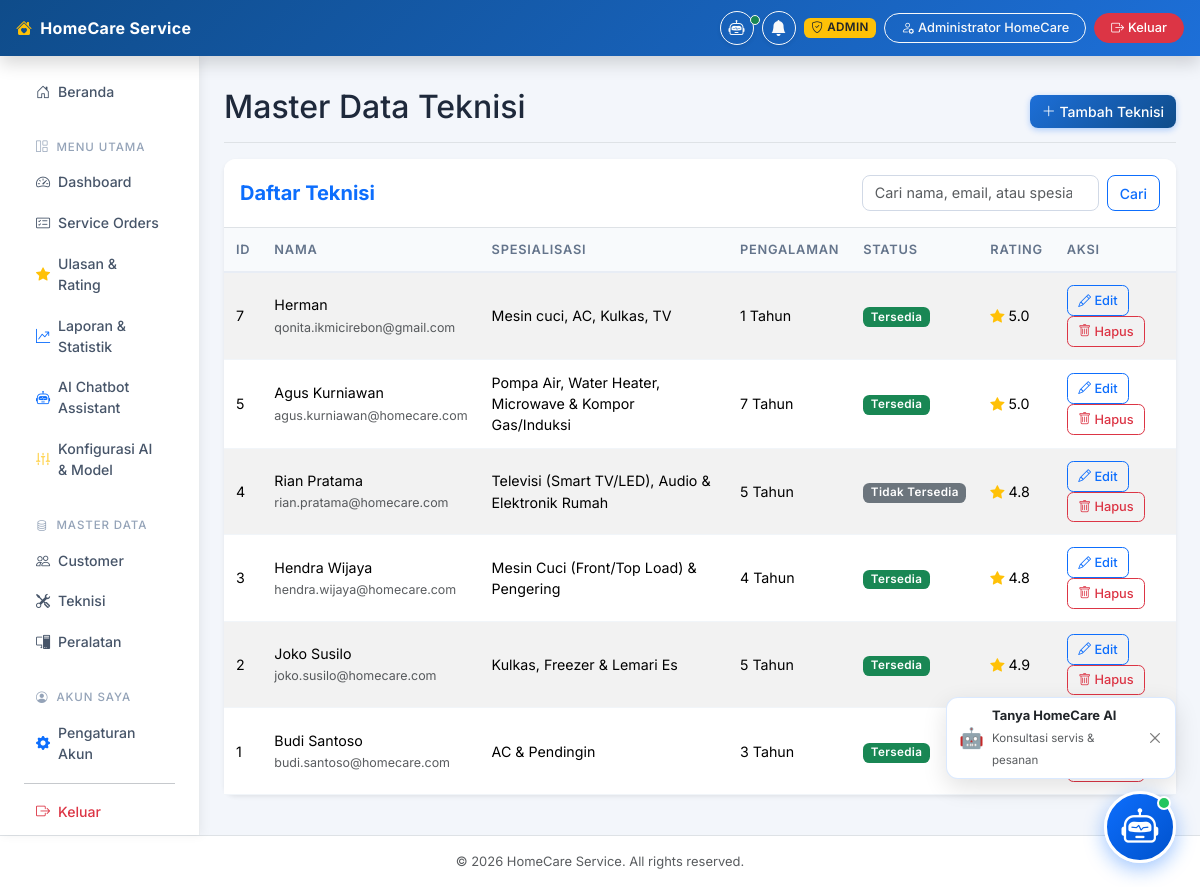
The page /admin/technician (signed in) on the database its author committed.
### tables this page shows
CREATE TABLE `technicians` (
  `id` int(11) NOT NULL AUTO_INCREMENT,
  `user_id` int(11) NOT NULL,
  `specialization` varchar(255) DEFAULT NULL,
  `experience` int(11) DEFAULT NULL COMMENT 'Pengalaman dalam tahun',
  `availability` tinyint(1) DEFAULT 1,
  `rating` decimal(3,2) DEFAULT 0.00,
  `created_at` timestamp NOT NULL DEFAULT current_timestamp(),
  `updated_at` timestamp NOT NULL DEFAULT current_timestamp() ON UPDATE current_timestamp(),
  PRIMARY KEY (`id`),
  UNIQUE KEY `user_id` (`user_id`),
  CONSTRAINT `technicians_ibfk_1` FOREIGN KEY (`user_id`) REFERENCES `users` (`id`) ON DELETE CASCADE
);

CREATE TABLE `users` (
  `id` int(11) NOT NULL AUTO_INCREMENT,
  `name` varchar(100) NOT NULL,
  `email` varchar(100) NOT NULL,
  `password` varchar(255) NOT NULL,
  `role` enum('ADMIN','CUSTOMER','TEKNISI') NOT NULL,
  `phone` varchar(20) DEFAULT NULL,
  `address` text DEFAULT NULL,
  `created_at` timestamp NOT NULL DEFAULT current_timestamp(),
  `updated_at` timestamp NOT NULL DEFAULT current_timestamp() ON UPDATE current_timestamp(),
  PRIMARY KEY (`id`),
  UNIQUE KEY `email` (`email`),
  KEY `idx_role` (`role`)
);

### app/Core/Controller.php (called while the page is built, shortened)
<?php
class Controller {
    public function view($view, $data = [], $layout = "main") {
        extract($data);
        require_once "../app/Views/layouts/" . $layout . ".php";
    }
    public function model($model) {
        return new $model();
    }
}

### app/Controllers/AdminTechnicianController.php (called while the page is built, shortened)
<?php
class AdminTechnicianController extends Controller {
    public function index() {
        $techModel = $this->model('Technician');
        $search = $_GET['search'] ?? '';
        $page = isset($_GET['page']) ? (int)$_GET['page'] : 1;
        $limit = 10;
        $offset = ($page - 1) * $limit;
        $total = $techModel->getTotal($search);
        $technicians = $techModel->getAll($search, $limit, $offset);
        $data = [
            'title' => 'Master Teknisi - Admin',
            'technicians' => $technicians,
            'search' => $search,
            'page' => $page,
            'total_pages' => ceil($total / $limit)
        ];
        $this->view('admin/technician/index', $data);
    }
}

### public/index.php (called while the page is built, shortened)
<?php
require_once "../app/Config/Database.php";
require_once "../app/Core/Controller.php";
$router = require_once "../routes/web.php";
$url = isset($_GET["url"]) ? "/" . rtrim($_GET["url"], "/") : "/";
$router->dispatch($url);

### app/Config/Database.php (called while the page is built, shortened)
<?php
class Database {
    private $host = DB_HOST;
    private $user = DB_USER;
    private $pass = DB_PASS;
    private $dbname = DB_NAME;
    private $dbh;
    private $error;
    public function __construct() {
        $dsn = "mysql:host=" . $this->host . ";dbname=" . $this->dbname . ";charset=utf8mb4";
        $options = array(
            PDO::ATTR_ERRMODE => PDO::ERRMODE_EXCEPTION,
            PDO::ATTR_DEFAULT_FETCH_MODE => PDO::FETCH_ASSOC,
            PDO::ATTR_TIMEOUT => 5
        );
        try {
            $this->dbh = new PDO($dsn, $this->user, $this->pass, $options);
        } catch(PDOException $e) {
            if ($e->getCode() == 1049 || strpos($e->getMessage(), 'Unknown database') !== false) {
                try {
                    $pdoInit = new PDO("mysql:host=" . $this->host . ";charset=utf8mb4", $this->user, $this->pass, $options);
                    $pdoInit->exec("CREATE DATABASE IF NOT EXISTS `" . $this->dbname . "` CHARACTER SET utf8mb4 COLLATE utf8mb4_unicode_ci");
                    $pdoInit->exec("USE `" . $this->dbname . "`");
                    $schemaFile = __DIR__ . '/../../database/schema.sql';
                    if (file_exists($schemaFile)) {
                        $sql = file_get_contents($schemaFile);
                        $pdoInit->exec($sql);
                    }
                    $this->dbh = new PDO($dsn, $this->user, $this->pass, $options);
                    self::$sharedPdo = $this->dbh;
                    return;
                } catch (PDOException $ex) {
                    $this->error = $ex->getMessage();
                }
            } else {
                $this->error = $e->getMessage();
            }
            if (!$this->dbh) {
                throw new Exception("Koneksi Database Gagal: " . $this->error . ". Pastikan MySQL pada XAMPP sudah aktif dan database/migrate.php sudah dijalankan.");
            }
        }
    }
    public function getConnection() {
        return $this->dbh;
    }
}

### app/Core/Model.php (called while the page is built)
<?php
class Model {
    protected $db;
    public function __construct() {
        $this->db = new Database();
    }
    protected function getPDO() {
        return $this->db->getConnection();
    }
}

### app/Models/Technician.php (called while the page is built, shortened)
<?php
require_once '../app/Core/Model.php';
class Technician extends Model {
    public function getAll($search = '', $limit = 10, $offset = 0) {
        $sql = "SELECT t.*, u.name, u.email, u.phone
                FROM technicians t
                JOIN users u ON t.user_id = u.id";
        $sql .= " ORDER BY t.id DESC LIMIT :limit OFFSET :offset";
        $stmt = $this->getPDO()->prepare($sql);
        $stmt->bindValue(':limit', (int)$limit, PDO::PARAM_INT);
        $stmt->bindValue(':offset', (int)$offset, PDO::PARAM_INT);
        $stmt->execute();
        return $stmt->fetchAll(PDO::FETCH_ASSOC);
    }
}

### app/Views/admin/technician/index.php (the view, shortened to what this page needs)
<div class="d-flex justify-content-between flex-wrap flex-md-nowrap align-items-center pt-3 pb-2 mb-3 border-bottom">
    <h1 class="h2">Master Data Teknisi</h1>
    <a href="<?= BASE_URL ?>/admin/technician/create" class="btn btn-primary"><i class="bi bi-plus-lg"></i> Tambah Teknisi</a>
</div>
<div class="card shadow-sm border-0 mb-4">
    <div class="card-header bg-white border-bottom pt-3 pb-3 d-flex justify-content-between align-items-center">
        <h5 class="mb-0 text-primary fw-bold">Daftar Teknisi</h5>
        <form class="d-flex" method="GET" action="<?= BASE_URL ?>/admin/technician">
            <input class="form-control me-2" type="search" name="search" placeholder="Cari nama, email, atau spesialisasi..." value="<?= htmlspecialchars($search) ?>">
            <button class="btn btn-outline-primary" type="submit">Cari</button>
        </form>
    </div>
    <div class="card-body p-0">
        <div class="table-responsive">
            <table class="table table-hover table-striped mb-0">
                <thead class="table-light">
                    <tr>
                        <th>ID</th>
                        <th>Nama</th>
                        <th>Spesialisasi</th>
                        <th>Pengalaman</th>
                        <th>Status</th>
                        <th>Rating</th>
                        <th>Aksi</th>
                    </tr>
                </thead>
                <tbody>
                    <?php if(!empty($technicians)): ?>
                        <?php foreach($technicians as $t): ?>
                            <tr>
                                <td><?= htmlspecialchars($t['id']) ?></td>
                                <td>
                                    <?= htmlspecialchars($t['name']) ?><br>
                                    <small class="text-muted"><?= htmlspecialchars($t['email']) ?></small>
                                </td>
                                <td><?= htmlspecialchars($t['specialization'] ?? '-') ?></td>
                                <td><?= htmlspecialchars($t['experience'] ?? 0) ?> Tahun</td>
                                <td>
                                    <?php if($t['availability']): ?>
                                        <span class="badge bg-success">Tersedia</span>
                                    <?php else: ?>
                                        <span class="badge bg-secondary">Tidak Tersedia</span>
                                    <?php endif; ?>
                                </td>
                                <td><i class="bi bi-star-fill text-warning"></i> <?= number_format($t['rating'] ?? 0, 1) ?></td>
                                <td>
                                    <a href="<?= BASE_URL ?>/admin/technician/edit?id=<?= $t['id'] ?>" class="btn btn-sm btn-outline-primary"><i class="bi bi-pencil"></i> Edit</a>
                                    <form action="<?= BASE_URL ?>/admin/technician/delete" method="POST" class="d-inline" onsubmit="return confirm('Apakah Anda yakin ingin menghapus teknisi ini? Semua data terkait (termasuk user) akan terhapus.');">
                                        <button type="submit" class="btn btn-sm btn-outline-danger"><i class="bi bi-trash"></i> Hapus</button>
                                    </form>
                                </td>
                            </tr>
                        <?php endforeach; ?>
                    <?php else: ?>
                        <tr>
                            <td colspan="7" class="text-center py-4 text-muted">Data teknisi tidak ditemukan.</td>
                        </tr>
                    <?php endif; ?>
                </tbody>
            </table>
        </div>
    </div>
</div>

### public/css/style.css (style rules this page uses)
body { font-family: "Inter", "Segoe UI", Tahoma, Geneva, Verdana, sans-serif; background-color: #f3f6fb; color: #1e293b; font-size: 0.925rem; }
.card { border-radius: 0.75rem; border: 1px solid #e8edf5; transition: box-shadow 0.2s ease, transform 0.2s ease; }
.card-header { border-radius: 0.75rem 0.75rem 0 0 !important; border-bottom: 1px solid #e8edf5; }
.table th { font-size: 0.8rem; font-weight: 600; text-transform: uppercase; letter-spacing: 0.06em; color: #64748b; padding: 0.75rem; white-space: nowrap; background-color: #f8fafc; border-bottom: 2px solid #e8edf5; }
.table td { padding: 0.75rem; vertical-align: middle; border-bottom: 1px solid #f1f5f9; font-size: 0.89rem; }
.badge { font-weight: 600; font-size: 0.73rem; letter-spacing: 0.03em; padding: 0.35em 0.65em; border-radius: 0.4rem; }
.btn { font-weight: 500; font-size: 0.875rem; border-radius: 0.5rem; transition: all 0.18s ease; }
.btn-primary { background: linear-gradient(135deg, #1d6fd8 0%, #0f4c8a 100%); border: none; box-shadow: 0 2px 6px rgba(13,110,253,0.3); }
.btn-sm { font-size: 0.8rem; padding: 0.3rem 0.65rem; border-radius: 0.4rem; }
.form-control, .form-select { border-radius: 0.5rem; border: 1.5px solid #d1d9e6; font-size: 0.9rem; transition: border-color 0.2s, box-shadow 0.2s; background-color: #fff; }
a, button { transition: color 0.15s, background-color 0.15s, border-color 0.15s, box-shadow 0.15s, transform 0.15s; }

### rows shown on the page
technicians: id "7", user.name "Herman", user.email "qonita.ikmicirebon@gmail.com", specialization "Mesin cuci, AC, Kulkas, TV", experience "1", availability "Tersedia", rating "5.0"
technicians: id "5", user.name "Agus Kurniawan", user.email "agus.kurniawan@homecare.com", specialization "Pompa Air, Water Heater, Microwave & Kompor Gas/Induksi", experience "7", availability "Tersedia", rating "5.0"
technicians: id "4", user.name "Rian Pratama", user.email "rian.pratama@homecare.com", specialization "Televisi (Smart TV/LED), Audio & Elektronik Rumah", experience "5", availability "Tidak Tersedia", rating "4.8"
technicians: id "3", user.name "Hendra Wijaya", user.email "hendra.wijaya@homecare.com", specialization "Mesin Cuci (Front/Top Load) & Pengering", experience "4", availability "Tersedia", rating "4.8"
technicians: id "2", user.name "Joko Susilo", user.email "joko.susilo@homecare.com", specialization "Kulkas, Freezer & Lemari Es", experience "5", availability "Tersedia", rating "4.9"
technicians: id "1", user.name "Budi Santoso", user.email "budi.santoso@homecare.com", specialization "AC & Pendingin", experience "3", availability "Tersedia"

### other values the page prints
$role "ADMIN"
$_SESSION['user_name'] "Administrator HomeCare"
